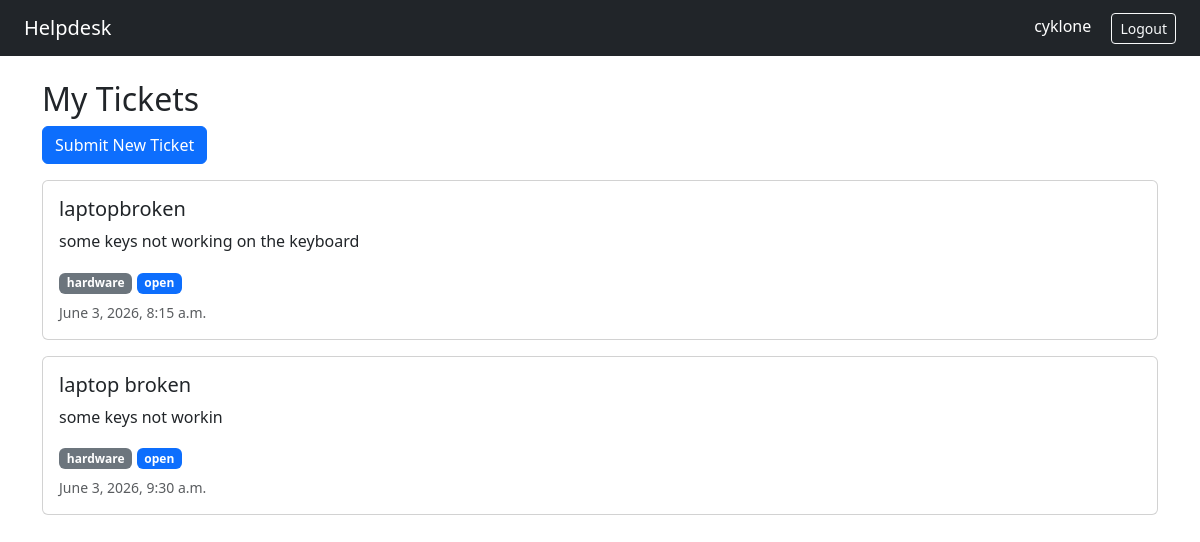
Screenshot of /tickets/ (signed in) with the database file from the repository.
### tickets/models.py (models this page shows, shortened)
class Ticket(models.Model):
    CATEGORY_CHOICES = [
        ('hardware', 'Hardware'),
        ('software', 'Software'),
        ('network', 'Network'),
        ('other', 'Other'),
    ]
    STATUS_CHOICES = [
        ('open', 'Open'),
        ('in_progress', 'In Progress'),
        ('resolved', 'Resolved'),
    ]
    title = models.CharField(max_length=200)
    description = models.TextField()
    category = models.CharField(max_length=50, choices=CATEGORY_CHOICES)
    status = models.CharField(max_length=20, choices=STATUS_CHOICES, default='open')
    created_by = models.ForeignKey(User, on_delete=models.CASCADE)
    created_at = models.DateTimeField(auto_now_add=True)

### tickets/views.py (the view)
# urls.py: path('', views.ticket_list, name='ticket_list'),
@login_required
def ticket_list(request):
    tickets = Ticket.objects.filter(created_by=request.user)
    return render(request, 'tickets/ticket_list.html', {'tickets': tickets})

### tickets/templates/tickets/ticket_list.html
{% extends 'tickets/base.html' %}
{% block content %}
<h2>My Tickets</h2>
<a href="{% url 'submit_ticket' %}" class="btn btn-primary mb-3">Submit New Ticket</a>
{% for ticket in tickets %}
<div class="card mb-3">
    <div class="card-body">
        <h5 class="card-title">{{ ticket.title }}</h5>
        <p class="card-text">{{ ticket.description }}</p>
        <span class="badge bg-secondary">{{ ticket.category }}</span>
        <span class="badge bg-primary">{{ ticket.status }}</span>
        <small class="text-muted d-block mt-2">{{ ticket.created_at }}</small>
    </div>
</div>
{% empty %}
<p>No tickets yet.</p>
{% endfor %}
{% endblock %}

### tickets/templates/tickets/base.html (shortened to what this page needs)
<!DOCTYPE html>
<html>
<head>
    <link href="https://cdn.jsdelivr.net/npm/bootstrap@5.3.0/dist/css/bootstrap.min.css" rel="stylesheet">
</head>
<body>
<nav class="navbar navbar-dark bg-dark px-4">
    <span class="navbar-brand">Helpdesk</span>
    <div>
        {% if user.is_authenticated %}
            <span class="text-white me-3">{{ user.username }}</span>
            <a href="{% url 'logout' %}" class="btn btn-outline-light btn-sm">Logout</a>
        {% else %}
            <a href="{% url 'login' %}" class="btn btn-outline-light btn-sm">Login</a>
        {% endif %}
    </div>
</nav>
<div class="container mt-4">
    {% block content %}{% endblock %}
</div>
</body>
</html>

### rows the page displays
Ticket: title "laptopbroken", description "some keys not working on the keyboard", category "hardware", status "open", created_at "June 3, 2026, 8:15 a.m."
Ticket: title "laptop broken", description "some keys not workin", category "hardware", status "open", created_at "June 3, 2026, 9:30 a.m."

### other values shown
{{ user.username }} "cyklone"
